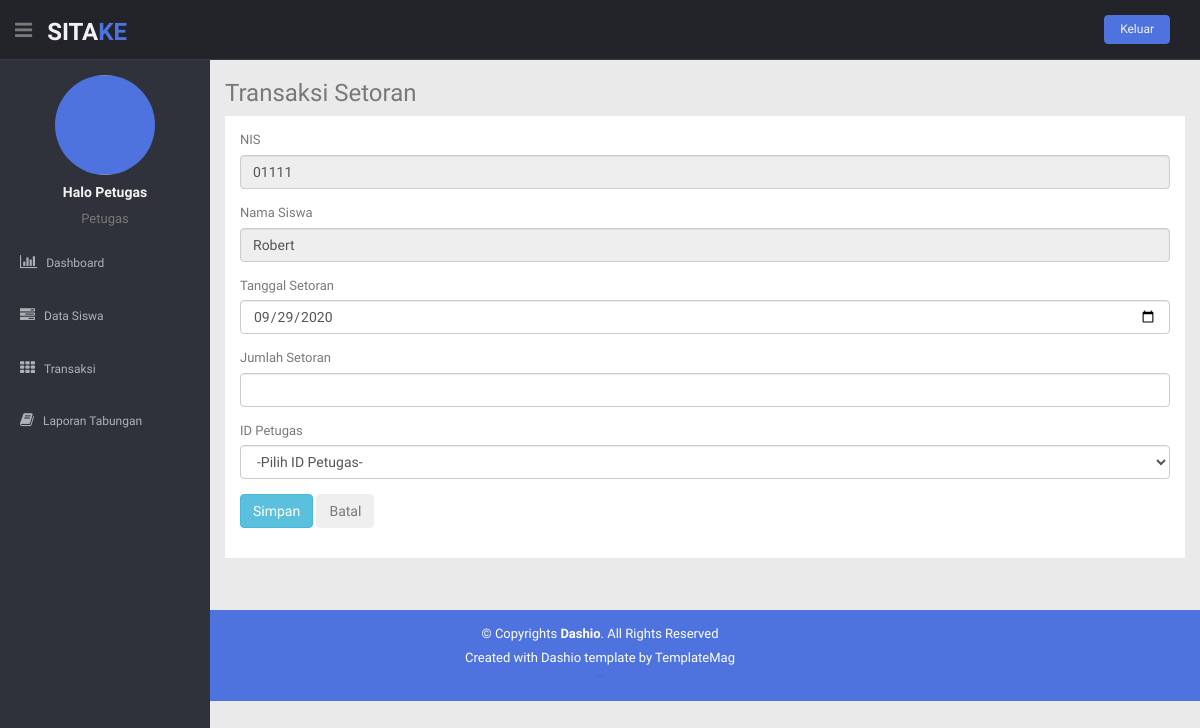
Page /panelpetugas/tambah_setoran.php?nis=01111 (signed in) on the committed database.
### tables this page shows
CREATE TABLE `petugas` (
  `id_petugas` char(5) NOT NULL,
  `foto_petugas` varchar(200) NOT NULL,
  `nama_petugas` varchar(50) NOT NULL,
  `alamat_petugas` text NOT NULL,
  `telepon_petugas` varchar(15) NOT NULL,
  `jk_petugas` varchar(20) NOT NULL,
  `user_petugas` varchar(20) NOT NULL,
  `pass` varchar(50) NOT NULL,
  `level` varchar(10) NOT NULL,
  `id_status` char(5) NOT NULL
);

CREATE TABLE `siswa` (
  `nis` char(15) NOT NULL,
  `foto_siswa` varchar(200) NOT NULL,
  `nama_siswa` varchar(50) NOT NULL,
  `alamat_siswa` text NOT NULL,
  `jk_siswa` varchar(20) NOT NULL,
  `telepon_siswa` varchar(15) NOT NULL,
  `user_siswa` varchar(20) NOT NULL,
  `pass` varchar(50) NOT NULL,
  `level` varchar(10) NOT NULL
);

### panelpetugas/tambah_setoran.php (the view, shortened to what this page needs)
<?php
include("includers/header.php");
include("includers/navbar.php");
include ("../koneksi/koneksi.php");
$nis = @$_REQUEST['nis'];
$sql = "SELECT * FROM siswa WHERE nis = $nis";
$query = mysqli_query($koneksi, $sql);
$data = mysqli_fetch_assoc($query);
$tanggal = date('Y-m-d');
?>
<section id="main-content">
	<section class="wrapper site-min-height">
		<h3>Transaksi Setoran</h3>
		<div class="row mt">
			<div class="col-lg-12">
				<div class="container-fluid" style="background-color: #fff; padding: 15px">
					<form method="post" action="proses_tambah_setoran.php" enctype="multipart/form-data">
						<div class="form-group">
							<label>NIS</label>
							<input type="text" class="form-control" name="nissiswa" value="<?php echo $data['nis']; ?>" readonly>
						</div>
						<div class="form-group">
							<label>Nama Siswa</label>
							<input type="text" class="form-control" name="nsiswa" value="<?php echo $data['nama_siswa']; ?>" readonly>
						</div>
						<div class="form-group">
							<label>Tanggal Setoran</label>
							<input type="date" value=<?php echo $tanggal ?> class="form-control" name="tgsetoran" required="required">
						</div>
						<div class="form-group">
							<label>Jumlah Setoran</label>
							<input type="number" class="form-control" min="1000" name="tsetoran" onkeypress="return event.charCode >= 48 && event.charCode <=57" required="required">
						</div>
						<div class="form-group">
							<label>ID Petugas</label>
							<select class="form-control" name="idpetugas" required="required">
								<option value="">-Pilih ID Petugas-</option>
							</select>
						</div>
						<div class="form-group">
							<button type="submit" class="btn btn-info">Simpan</button>
							<button type="button" class="btn btn-cancel" data-toggle="modal" data-target="#batal">Batal</button>
						</div>
					</form>
				</div>
			</div>
		</div>
	</section>
</section>
<?php
include("includers/footer.php");
?>

### panelpetugas/includers/navbar.php (shortened to what this page needs)
<header class="header black-bg">
  <div class="sidebar-toggle-box">
    <div class="fa fa-bars tooltips" data-placement="right" data-original-title="Toggle Navigation"></div>
  </div>
  <a href="index.php" class="logo"><b>SITA<span>KE</span></b></a>
  <div class="top-menu">
    <ul class="nav pull-right top-menu">
      <li><button class="logout" type="submit" onClick='return confirmSubmit()'>Keluar</button></li>
    </ul>
  </div>
</header>
<aside>
  <div id="sidebar" class="nav-collapse ">
    <ul class="sidebar-menu" id="nav-accordion">
      <?php
      include '../koneksi/koneksi.php';
      $idpetugas = $_SESSION['idpetugas'];
      $data = mysqli_query($koneksi,"SELECT * FROM petugas where id_petugas='$idpetugas'");
      $query = mysqli_fetch_array($data);
      echo "<p class='centered'><img src='../paneladmin/$query[foto_petugas]' class='img-circle' width='100' height='100'</p>";
      echo "<h5 class='centered'>".$query['nama_petugas']."</h5>";
      echo "<p class='centered'>".$query['level']."</p>";
      ?>
      <li class="mt">
        <a href="index.php">
          <i class="fa fa-bar-chart-o"></i>
          <span>Dashboard</span>
        </a>
      </li>
      <li>
        <a href="data-siswa.php">
          <i class="fa fa-tasks"></i>
          <span>Data Siswa</span>
        </a>
      </li>
      <li class="sub-menu">
        <a href="javascript:;">
          <i class="fa fa-th"></i>
          <span>Transaksi</span>
        </a>
      </li>
      <li>
        <a href="laporan.php">
          <i class="fa fa-book"></i>
          <span>Laporan Tabungan</span>
        </a>
      </li>
    </ul>
  </div>
</aside>

### panelpetugas/css/style.css (style rules this page uses)
body { color: #797979; background: #eaeaea; font-family: 'Ruda', sans-serif; padding: 0px !important; margin: 0px !important; font-size:13px; }
ul li { list-style: none; }
a, a:hover, a:focus { text-decoration: none; outline: none; }
.centered { text-align: center; }
.mt { margin-top: 5px; }
ul.top-menu > li > .logout { color: #f2f2f2; font-size: 12px; border-radius: 4px; -webkit-border-radius: 4px; border: 1px solid #4e73df !important; padding: 5px 15px; margin-right: 15px; background: #4e73df; margin-top: 15px; }
#sidebar { width: 210px; height: 100%; position: fixed; background: #2f323a; }
#sidebar h5 { color: #f2f2f2; font-weight: 700; }
#sidebar ul li { position: relative; }
ul.sidebar-menu , ul.sidebar-menu li ul.sub { margin: -2px 0 0; padding: 0; }
ul.sidebar-menu { margin-top: 75px; }
ul.sidebar-menu li { margin-bottom: 5px; margin-left:10px; margin-right:10px; }
ul.sidebar-menu li.sub-menu { line-height: 15px; }
ul.sidebar-menu li a span { display: inline-block; }
ul.sidebar-menu li a { color: #aeb2b7; text-decoration: none; display: block; padding: 15px 0 15px 10px; font-size: 12px; outline: none; -webkit-transition: all 0.3s ease; -moz-transition: all 0.3s ease; -o-transition: all 0.3s ease; -ms-transition: all 0.3s ease; transition: all 0.3s ease; }
ul.sidebar-menu li a i { font-size: 15px; padding-right: 6px; }
#main-content { margin-left: 210px; }
.header, .footer { min-height: 60px; padding: 0 15px; }
.header { position: fixed; left: 0; right: 0; z-index: 1002; }
.black-bg { background: #22242a; border-bottom: 1px solid #393d46; }
.wrapper { display: inline-block; margin-top: 60px; padding-left: 15px; padding-right: 15px; padding-bottom: 15px; padding-top: 0px; width: 100%; }
a.logo { font-size: 24px; color: #f2f2f2; float: left; margin-top: 15px; text-transform: uppercase; }
a.logo b { font-weight: 900; }
a.logo span { color: #4e73df; }
#top_menu .nav > li, ul.top-menu > li { float: left; }
.sidebar-toggle-box { float: left; padding-right: 15px; margin-top: 20px; }
.sidebar-toggle-box .fa-bars { cursor: pointer; display: inline-block; font-size: 20px; }
label { font-weight: 400; }
.site-min-height { min-height: 550px; }

### rows in the picture
petugas: foto_petugas (picture), nama_petugas "Halo Petugas", level "Petugas"
siswa: nissiswa "01111", nsiswa "Robert"
